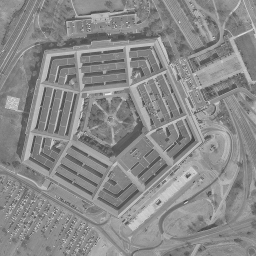
%> input picture Practica 5/pentagon256x256.tif, 256 x 256 px
$ octave practica5bis.m   (GNU Octave 9; MATLAB toolbox functions it lacks are replaced by stand-ins)
%> lines starting %> are read from the running program, lines starting %| are printed output that depends on the picture
%% Secci贸n del primer ejercicio de la pr谩ctica 5
clear variables; close all; clc;

% Se declara la imagen
pentagono = double(imread("pentagon256x256.tif"));
%> pentagono: size 256x256 double; min 67, max 234, mean 138.1; mean of the top-left, top-right, bottom-left and bottom-right quarters 133.8, 138.8, 136.3, 143.5

% Sobremuestreo de la imagen
sobremuesCon2 = imrotate(upsample(imrotate(upsample(pentagono, 2), 270), 2), -270);
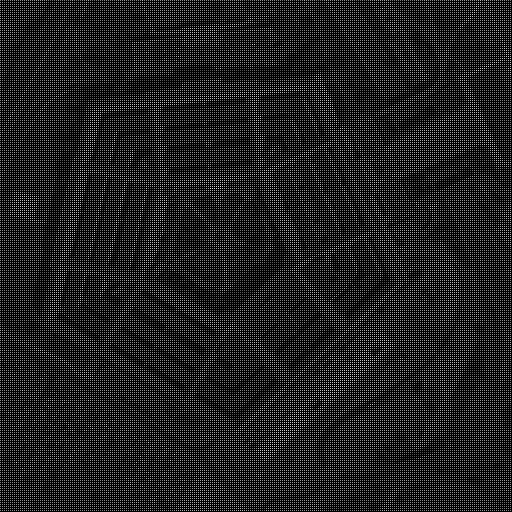
%> sobremuesCon2: size 512x512 double; min 0, max 234, mean 34.5
sobremuesCon4 = imrotate(upsample(imrotate(upsample(pentagono, 4), 270), 4), -270);
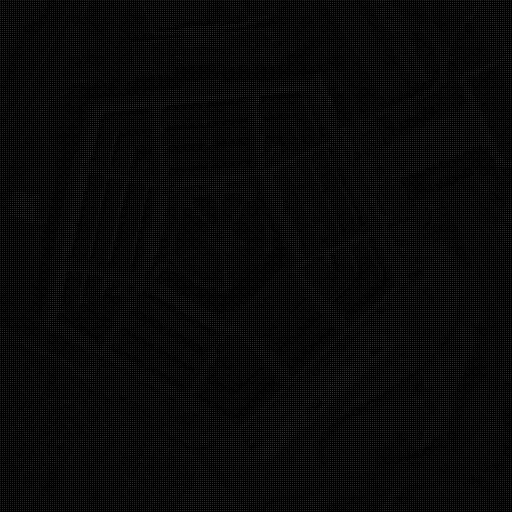
%> sobremuesCon4: size 1024x1024 double (shown at 1/2 size); min 0, max 234, mean 8.6

figure(1);
subplot(1, 3, 1);
imagesc(pentagono);
axis image;
colormap('gray');
title('Imagen original');
subplot(1, 3, 2);
imagesc(sobremuesCon2);
axis image;
colormap('gray');
title('sobremuestreo con T = 2');
subplot(1, 3, 3);
imagesc(sobremuesCon4);
axis image;
colormap('gray');
title('sobremuestreo con T = 4');

% Obteniendo la DFT de la imagen original y las sobremuestreadas
originaldft = fftshift(fft2(pentagono));
sobremuesCon2dft = fftshift(fft2(sobremuesCon2));
sobremuesCon4dft = fftshift(fft2(sobremuesCon4));

figure(2);
subplot(1, 3, 1)
imagesc(log(1+abs(originaldft)));
axis image;
colormap('gray');
title('DFT de imagen original');
subplot(1, 3, 2)
imagesc(log(1+abs(sobremuesCon2dft)));
axis image;
colormap('gray');
title('DFT de sobremuestreo con T = 2');
subplot(1, 3, 3)
imagesc(log(1+abs(sobremuesCon4dft)));
axis image;
colormap('gray');
title('DFT de sobremuestreo con T = 4');
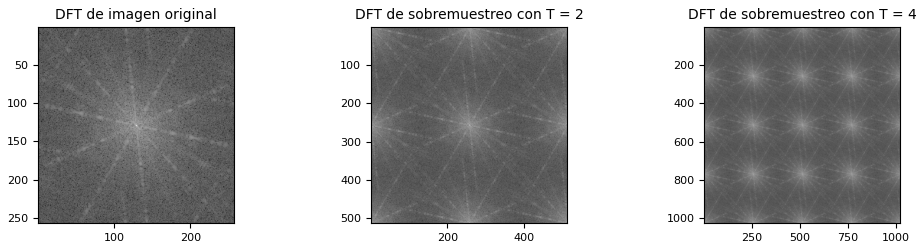
%> figure redrawn from the program's plot data, 3 panels

%% Secci贸n del segundo ejercicio de la pr谩ctica 5
[m, n]= size(pentagono);
%> m = 256; n = 256
[x, y] = meshgrid(1:n, 1:m);

% Factor de escala T = 2
T2 = 0.5;
[p, q] = meshgrid(1:T2:n, 1:T2:m);

% Orden 0
interpolOrd0T2 = interp2(x, y, pentagono, p, q, 'nearest');
% Orden 1
interpolOrd1T2 = interp2(x, y, pentagono, p, q, 'linear');
% Orden 3
interpolOrd3T2 = interp2(x, y, pentagono, p, q, 'cubic');

% Filtros para T = 2
filtro0T2 = ones(2, 2);
interpolOrd0T2 = conv2(sobremuesCon2, filtro0T2);
%> interpolOrd0T2: size 513x513 double
filtro1T2 = ([0.5, 1, 0.5].*[0.5; 1; 0.5]);
interpolOrd1T2 = conv2(sobremuesCon2, filtro1T2);
%> interpolOrd1T2: size 514x514 double
filtro3T2 = [];
for factor = abs(-2:0.5:2)
    if (factor >= 0) && (factor < 1)
        filtro3T2 = [filtro3T2 (((3/2) * power(factor, 3))-((5/2) * power(factor, 2))+1)];
    else
        if (factor >= 1) && (factor < 2)
            filtro3T2 = [filtro3T2 (((-1/2) * power(factor, 3))+((5/2) * power(factor, 2))-(4 * factor)+2)];
        end
    end
end
filtro3T2 = filtro3T2'.*filtro3T2;
interpolOrd3T2 = conv2(sobremuesCon2, filtro3T2);
%> interpolOrd3T2: size 518x518 double

figure(3);
subplot(1, 3, 1);
imagesc(interpolOrd0T2);
axis image;
colormap('gray');
zoom(3);
title('Interpolaci髇 orden 0 con T = 2');
figure(3);
subplot(1, 3, 2);
imagesc(interpolOrd1T2);
axis image;
colormap('gray');
zoom(3);
title('Interpolaci髇 orden 1 con T = 2');
figure(3);
subplot(1, 3, 3);
imagesc(interpolOrd3T2);
axis image;
colormap('gray');
zoom(3);
title('Interpolaci髇 orden 3 con T = 2');

% Factor de escala T = 4
T4 = 0.25;
[p, q] = meshgrid(1:T4:n, 1:T4:m);

% Orden 0
interpolOrd0T4 = interp2(x, y, pentagono, p, q, 'nearest');
% Orden 1
interpolOrd1T4 = interp2(x, y, pentagono, p, q, 'linear');
% Orden 3
interpolOrd3T4 = interp2(x, y, pentagono, p, q, 'cubic');

% Filtros para T = 4
filtro0T4 = ones(4, 4);
interpolOrd0T4 = conv2(sobremuesCon4, filtro0T4);
%> interpolOrd0T4: size 1027x1027 double
filtro1T4 = ([0.25, 0.5, 0.75, 1, 0.75, 0.5, 0.25].*[0.25; 0.5; 0.75; 1; 0.75; 0.5; 0.25]);
interpolOrd1T4 = conv2(sobremuesCon4, filtro1T4);
%> interpolOrd1T4: size 1030x1030 double
filtro3T4 = [];
for factor = abs(-2:0.25:2)
    if (factor >= 0) && (factor < 1)
        filtro3T4 = [filtro3T4 (((3/2) * power(factor, 3))-((5/2) * power(factor, 2))+1)];
    else
        if (factor >= 1) && (factor < 2)
            filtro3T4 = [filtro3T4 (((-1/2) * power(factor, 3))+((5/2) * power(factor, 2))-(4 * factor)+2)];
        end
    end
end
filtro3T4 = filtro3T4'.*filtro3T4;
interpolOrd3T4 = conv2(sobremuesCon4, filtro3T4);
%> interpolOrd3T4: size 1038x1038 double

figure(4);
subplot(1, 3, 1);
imagesc(interpolOrd0T4);
axis image;
colormap('gray');
zoom(3);
title('Interpolaci髇 orden 0 con T = 4');
figure(4);
subplot(1, 3, 2);
imagesc(interpolOrd1T4);
axis image;
colormap('gray');
zoom(3);
title('Interpolaci髇 orden 1 con T = 4');
figure(4);
subplot(1, 3, 3);
imagesc(interpolOrd3T4);
axis image;
colormap('gray');
zoom(3);
title('Interpolaci髇 orden 3 con T = 4');

% Mostrando las DFT de T = 2
% Orden 0
figure(5);
subplot(2, 3, 1);
imagesc(log(1+abs(fftshift(fft2(interpolOrd0T2)))));
axis image;
colormap('gray');
title('DFT de la interpolaci髇 orden 0 con T = 2');
% Orden 1
figure(5);
subplot(2, 3, 2);
imagesc(log(1+abs(fftshift(fft2(interpolOrd1T2)))));
axis image;
colormap('gray');
title('DFT de la interpolaci髇 orden 1 con T = 2');
% Orden 3
figure(5);
subplot(2, 3, 3);
imagesc(log(1+abs(fftshift(fft2(interpolOrd3T2)))));
axis image;
colormap('gray');
title('DFT de la interpolaci髇 orden 3 con T = 2');

% Mostrando las DFT de T = 4
% Orden 0
figure(5);
subplot(2, 3, 4);
imagesc(log(1+abs(fftshift(fft2(interpolOrd0T4)))));
axis image;
colormap('gray');
title('DFT de la interpolaci髇 orden 0 con T = 4');
% Orden 1
figure(5);
subplot(2, 3, 5);
imagesc(log(1+abs(fftshift(fft2(interpolOrd1T4)))));
axis image;
colormap('gray');
title('DFT de la interpolaci髇 orden 1 con T = 4');
% Orden 3
figure(5);
subplot(2, 3, 6);
imagesc(log(1+abs(fftshift(fft2(interpolOrd3T4)))));
axis image;
colormap('gray');
title('DFT de la interpolaci髇 orden 3 con T = 4');
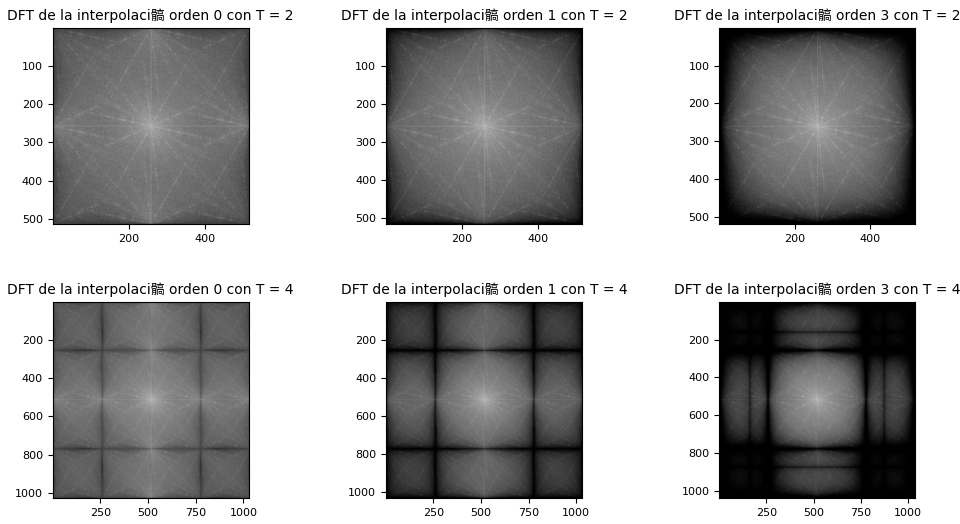
%> figure redrawn from the program's plot data, 6 panels

%% Secci贸n del tercer ejercicio de la pr谩ctica 5
% Despliegue del DFT de la imagen original
figure(6);
imagesc(log(1+abs(originaldft)));
axis image;
colormap('gray');
title('DFT de imagen original');
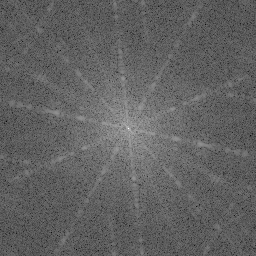
%> displayed picture: size 256x256x3, on the screen's scale of 0 to 255; min 0, max 255, mean 97.6

% Agregando los ceros al DFT
ceros1 = zeros(128, 512);
ceros2 = zeros(256, 128);
ceros3 = zeros(384, 1024);
ceros4 = zeros(256, 384);
originaldftConCeros512 = [ceros1; ceros2 originaldft ceros2; ceros1];
originaldftConCeros1024 = [ceros3; ceros4 originaldft ceros4; ceros3];
figure(7);
subplot(1, 2, 1);
imagesc(log(1+abs(originaldftConCeros512)));
axis image;
colormap('gray');
title('DFT con ceros a 512');
subplot(1, 2, 2);
imagesc(log(1+abs(originaldftConCeros1024)));
axis image;
colormap('gray');
title('DFT con ceros a 1024');
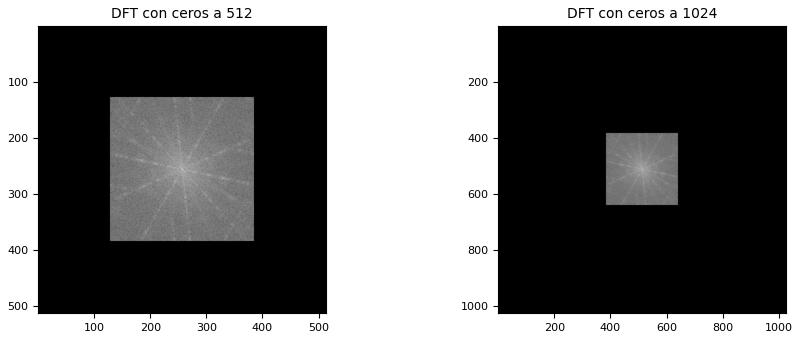
%> figure redrawn from the program's plot data, 2 panels

% Calcular la inversa
originaldftInv512 = abs(ifft2(originaldftConCeros512));
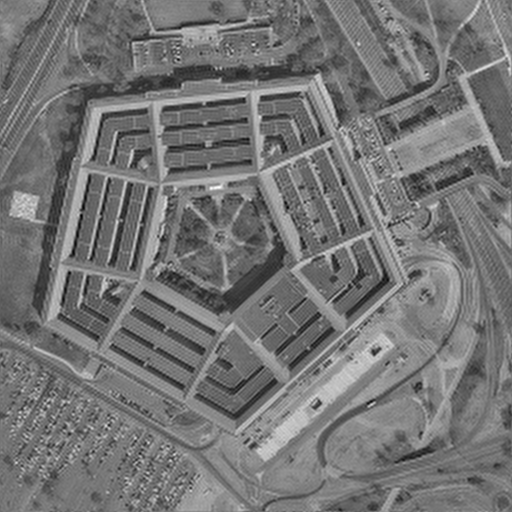
%> originaldftInv512: size 512x512 double; min 10.69, max 62.68, mean 34.5; drawn with min black and max white
originaldftInv1024 = abs(ifft2(originaldftConCeros1024));
figure(8);
subplot(1, 2, 1);
imagesc(originaldftInv512);
axis image;
colormap('gray');
title('Inv del DFT con ceros a 512');
subplot(1, 2, 2);
imagesc(originaldftInv1024);
axis image;
colormap('gray');
title('Inv del DFT con ceros a 1024');

%% Secci贸n del cuarto ejercicio de la pr谩ctica 5
figure(9);
subplot(2, 2, 1);
imagesc(interpolOrd0T2);
axis image;
colormap('gray');
title('Interpolaci髇 orden 0 con T = 2');
subplot(2, 2, 2);
imagesc(interpolOrd1T2);
axis image;
colormap('gray');
title('Interpolaci髇 orden 1 con T = 2');
subplot(2, 2, 3);
imagesc(interpolOrd3T2);
axis image;
colormap('gray');
title('Interpolaci髇 orden 3 con T = 2');
subplot(2, 2, 4);
imagesc(originaldftInv512);
axis image;
colormap('gray');
title('Inv del DFT con ceros a 512');

figure(10);
subplot(2, 2, 1);
imagesc(interpolOrd0T4);
axis image;
colormap('gray');
title('Interpolaci髇 orden 0 con T = 4');
subplot(2, 2, 2);
imagesc(interpolOrd1T4);
axis image;
colormap('gray');
title('Interpolaci髇 orden 1 con T = 4');
subplot(2, 2, 3);
imagesc(interpolOrd3T4);
axis image;
colormap('gray');
title('Interpolaci髇 orden 3 con T = 4');
subplot(2, 2, 4);
imagesc(originaldftInv1024);
axis image;
colormap('gray');
title('Inv del DFT con ceros a 1024');
